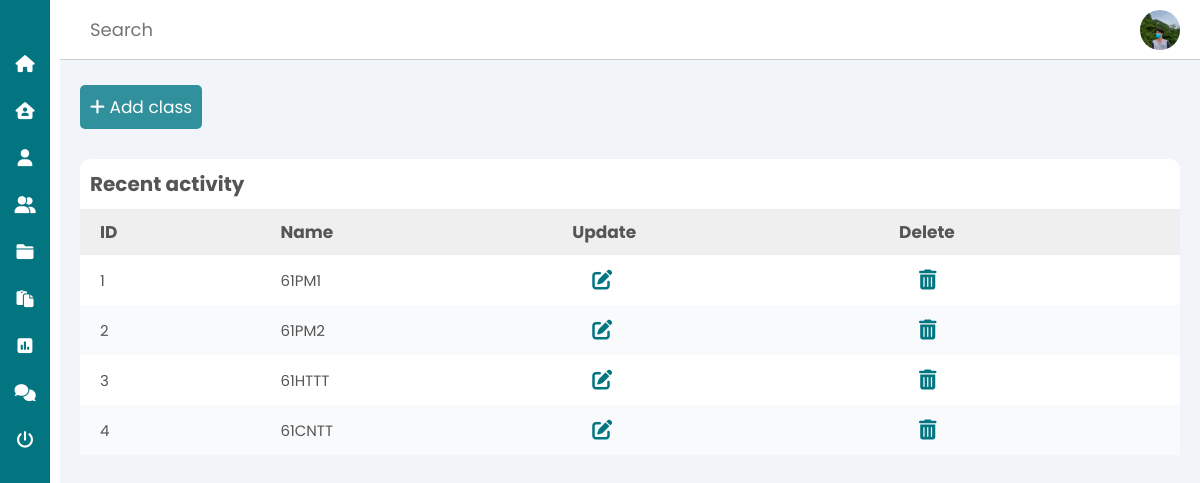
The app's page /teacher/class.php, older data.
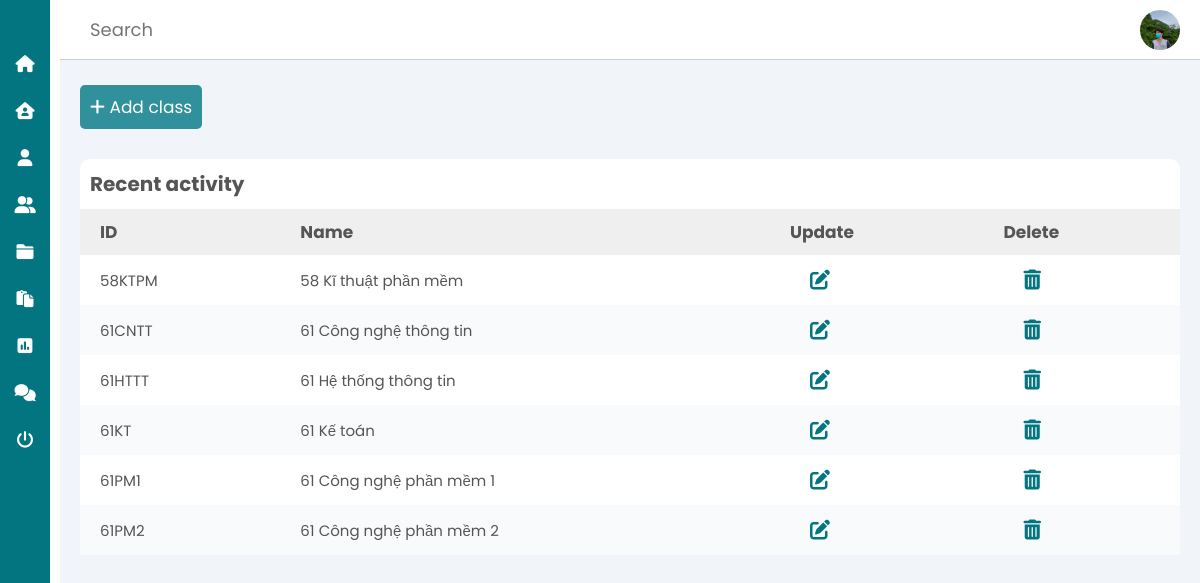
The same page, newer data.
### tables this page shows
CREATE TABLE `tb_class` (
  `id_class` char(10) NOT NULL,
  `name_class` char(100) DEFAULT NULL
);

### teacher/class.php (the view, shortened to what this page needs)
<?php
    include('connect_database/connect.php');
    include('header.php');
?>
    <main>
        <a href="add_class.php" class="btn btn-add"><i class="fas fa-plus"></i> Add class</a>
        <section class="recent">
            <div class="activity-grid">
                <div class="activity-card">
                    <h3>Recent activity</h3>
                    <div class="table-responsive">
                        <table>
                            <thead>
                                <tr>
                                    <th>ID</th>
                                    <th>Name</th>
                                    <th>Update</th>
                                    <th>Delete</th>
                                </tr>
                            </thead>
                            <tbody>
                                <?php
                                    $sql = "SELECT * FROM tb_class";
                                    $res = mysqli_query($conn, $sql);
                                    if($res == TRUE)
                                    {
                                        $count = mysqli_num_rows($res);
                                        if($count>0)
                                        {
                                            while($row = mysqli_fetch_assoc($res))
                                            {
                                                $id_class = $row['id_class'];
                                                $name_class = $row['name_class'];
                                ?>
                                                <tr>
                                                    <td><?php echo $id_class; ?></td>
                                                    <td><?php echo $name_class; ?></td>
                                                    <td>
                                                        <a href="update_class.php?id_class=<?php echo $id_class; ?>" class="update-icon">
                                                            <i class="fas fa-edit"></i>
                                                        </a>
                                                    </td>
                                                    <td>
                                                            <a href="delete_class.php?id_class=<?php echo $id_class; ?>" class="delete-icon">
                                                            <i class="fas fa-trash-alt"></i>
                                                        </a>
                                                    </td>
                                                </tr>
                                <?php
                                            }
                                        }
                                        else
                                        {
                                        }
                                    }
                                ?>
                            </tbody>
                        </table>
                    </div>
                </div>
            </div>
        </section>
    </div>
<?php
include('footer.php');
?>

Row changes from the older to the newer data that the page shows:
removed tb_class: id_class "1", name_class "61PM1"
removed tb_class: id_class "2", name_class "61PM2"
removed tb_class: id_class "3", name_class "61HTTT"
removed tb_class: id_class "4", name_class "61CNTT"
added tb_class: id_class "58KTPM", name_class "58 Kĩ thuật phần mềm"
added tb_class: id_class "61CNTT", name_class "61 Công nghệ thông tin"
added tb_class: id_class "61HTTT", name_class "61 Hệ thống thông tin"
added tb_class: id_class "61KT", name_class "61 Kế toán"
added tb_class: id_class "61PM1", name_class "61 Công nghệ phần mềm 1"
added tb_class: id_class "61PM2", name_class "61 Công nghệ phần mềm 2"
